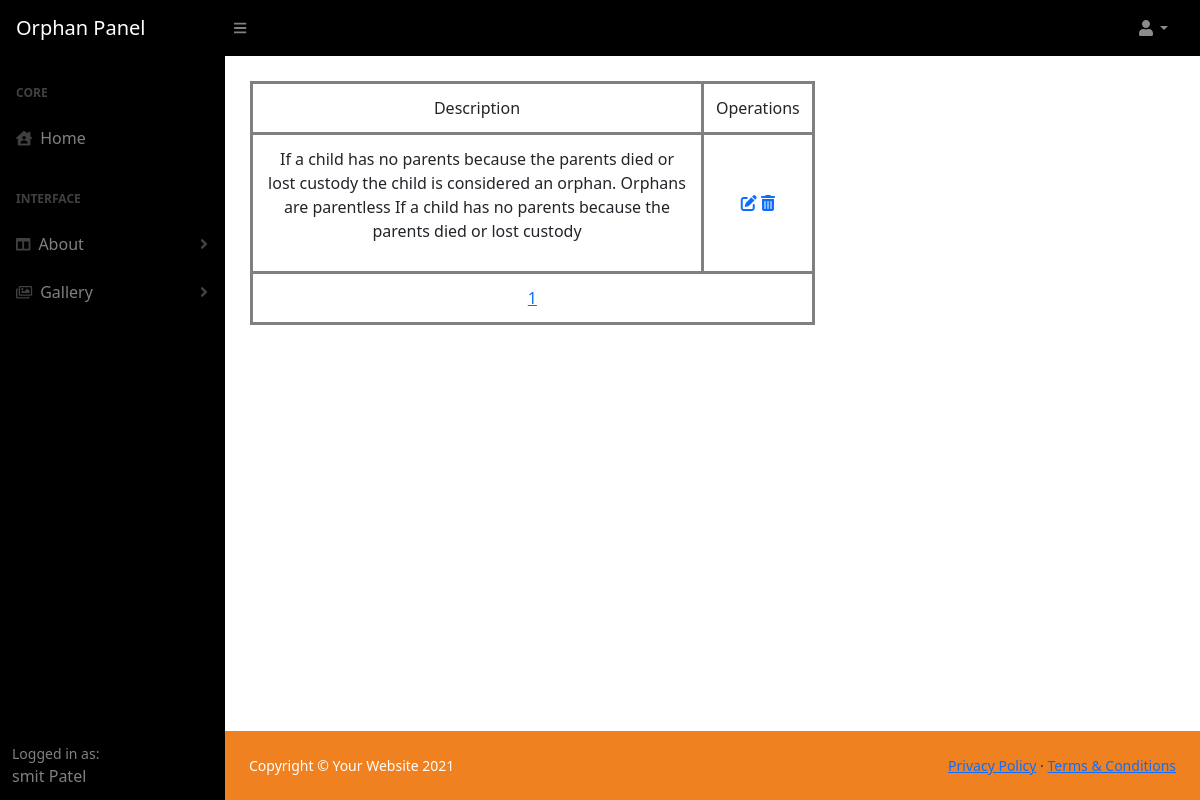
Screenshot of /orp_reg/view_detail.php (signed in) with the database file from the repository.
### tables this page shows
CREATE TABLE IF NOT EXISTS `orp_register` (
  `orp_id` int(11) NOT NULL AUTO_INCREMENT,
  `fname` varchar(255) NOT NULL,
  `lname` varchar(255) NOT NULL,
  `email` varchar(255) NOT NULL,
  `password` varchar(255) NOT NULL,
  `orp_name` varchar(255) NOT NULL,
  `gender` varchar(255) NOT NULL,
  `state` varchar(255) NOT NULL,
  `city` varchar(255) NOT NULL,
  `address` varchar(255) NOT NULL,
  `phone_no` varchar(255) NOT NULL,
  `document` varchar(255) NOT NULL,
  `profile` varchar(255) NOT NULL,
  `bank_holder` varchar(255) NOT NULL DEFAULT '0',
  `ifsc_no` varchar(255) NOT NULL DEFAULT '0',
  `status` int(11) NOT NULL DEFAULT '0',
  PRIMARY KEY (`orp_id`)
);

CREATE TABLE IF NOT EXISTS `orp_about` (
  `about_id` int(11) NOT NULL AUTO_INCREMENT,
  `orp_id` int(255) NOT NULL,
  `description` varchar(255) NOT NULL,
  `status` int(11) NOT NULL DEFAULT '0',
  PRIMARY KEY (`about_id`)
);

### orp_reg/view_detail.php (the view, shortened to what this page needs)
<?php include("header.php");
     if (isset($_GET['page']))
        {
            $page = $_GET['page'];
        }
     else
        {
            $page = 1;
        }
        $per_page = 3;
        $off_set = ($page-1)*$per_page;
        $limt_qry = "SELECT * FROM `orp_about` WHERE `status`='0' and `orp_id` = '$uid' LIMIT $off_set,$per_page";
        $res1 = mysqli_query($con,$limt_qry);
        $qry = "SELECT * FROM `orp_about` WHERE `orp_id` = '$uid' and  `status`='0'" ;
        $res = mysqli_query($con,$qry);
        $rec = mysqli_num_rows($res);
        $pages = ceil($rec/$per_page);
?>
<div id="layoutSidenav_content">
                <main style="text-align: center; margin: 25px;">
                    <table cellpadding="12">
                        <tr>
                            <td>Description</td>
                            <td>Operations</td>
                        </tr>
                        <?php
                                if ($rec>0)
                                {
                                    while($row = mysqli_fetch_assoc($res1))
                                    {
                        ?>
                                        <tr>
                                            <td width="250px" class="Description"><?php echo $row['description']?></td>
                                            <td>
                                                <a href="add_detail.php?edit_id=<?php echo $row['about_id'];?>"><i class="fa-solid fa-pen-to-square"></i></a>
                                                <a href="view_detail.php?del_id=<?php echo $row['about_id'];?>"><i class="fa-solid fa-trash-can"></i></a>
                                            </td>
                                        </tr>
                        <?php
                                    }
                                }
                                else
                                {
                        ?>
                                    <tr>
                                        <td colspan="6"><span style="color: red;">No Data Found</span></td>
                                    </tr>
                        <?php
                                }
                        ?>
                        <tr>
                            <td colspan="6">
                        <?php
                            for($i=1;$i<=@$pages;$i++)
                            {
                        ?>
                                <a href="view_detail.php?page=<?php echo $i; ?>"><?php echo $i; ?></a>
                        <?php
                            }
                        ?>
                            </td>
                        </tr>
                    </table>
                </main>
                <footer class="py-4 bg-light mt-auto">
                    <div class="container-fluid px-4">
                        <div class="d-flex align-items-center justify-content-between small">
                            <div class="text-muted">Copyright &copy; Your Website 2021</div>
                            <div>
                                <a href="#">Privacy Policy</a>
                                &middot;
                                <a href="#">Terms &amp; Conditions</a>
                            </div>
                        </div>
                    </div>
                </footer>
            </div>
<?php include("footer.php"); ?>

### orp_reg/header.php (shortened to what this page needs)
<?php
    $con=mysqli_connect("localhost","root","","orphanage") or die("not connected");
    $uid = $_SESSION['orp_log'];
     $log_qry = "SELECT * FROM `orp_register` WHERE `orp_id` ='$uid' ";
    $log_res = mysqli_query($con,$log_qry);
    $log_row = mysqli_fetch_assoc($log_res);
?>
<!DOCTYPE html>
<html lang="en">
    <head>
        <link href="https://cdn.jsdelivr.net/npm/simple-datatables@latest/dist/style.css" rel="stylesheet" />
        <link href="css/styles.css" rel="stylesheet" />
        <link rel="stylesheet" href="./richtexteditor/rte_theme_default.css" />
    </head>
    <body class="sb-nav-fixed">
        <nav class="sb-topnav navbar navbar-expand navbar-dark bg-dark">
            <a class="navbar-brand ps-3" href="Dashboard.php">Orphan Panel</a>
            <button class="btn btn-link btn-sm order-1 order-lg-0 me-4 me-lg-0" id="sidebarToggle" href="#!"><i class="fas fa-bars"></i></button>
            <ul class="navbar-nav ms-auto ms-md-0 me-3 me-lg-4">
                <li class="nav-item dropdown">
                    <a class="nav-link dropdown-toggle" id="navbarDropdown" href="#" role="button" data-bs-toggle="dropdown" aria-expanded="false"><i class="fas fa-user fa-fw"></i></a>
                </li>
            </ul>
        </nav>
        <div id="layoutSidenav">
            <div id="layoutSidenav_nav">
                <nav class="sb-sidenav accordion sb-sidenav-dark" id="sidenavAccordion">
                    <div class="sb-sidenav-menu">
                        <div class="nav">
                            <div class="sb-sidenav-menu-heading">Core</div>
                            <a class="nav-link" href="Dashboard.php">
                                <div class="sb-nav-link-icon"><i class="fas fa-house-user"></i></div>
                                Home
                            </a>
                            <div class="sb-sidenav-menu-heading">Interface</div>
                            <a class="nav-link collapsed" href="#" data-bs-toggle="collapse" data-bs-target="#collapseLayouts" aria-expanded="false" aria-controls="collapseLayouts">
                                <div class="sb-nav-link-icon"><i class="fas fa-columns"></i></div>
                                About
                                <div class="sb-sidenav-collapse-arrow"><i class="fas fa-angle-down"></i></div>
                            </a>
                            <a class="nav-link collapsed" href="#" data-bs-toggle="collapse" data-bs-target="#City" aria-expanded="false" aria-controls="City">
                                <div class="sb-nav-link-icon"><i class="far fa-images"></i></div>
                                Gallery
                                <div class="sb-sidenav-collapse-arrow"><i class="fas fa-angle-down"></i></div>
                            </a>
                        </div>
                    </div>
                    <div class="sb-sidenav-footer">
                        <div class="small">Logged in as:</div>
                         <?php echo $log_row['fname']," ",$log_row['lname'];?>
                    </div>
                </nav>
            </div>

### orp_reg/header.php (style rules this page uses)
.Description p { overflow: hidden; width: 424px; }

### rows the page displays
orp_register: fname "smit", lname "Patel"
orp_about: description "If a child has no parents because the parents died or lost custody the child is considered an orphan. Orphans are parentless If a child has no parents because the parents died or lost custody"
